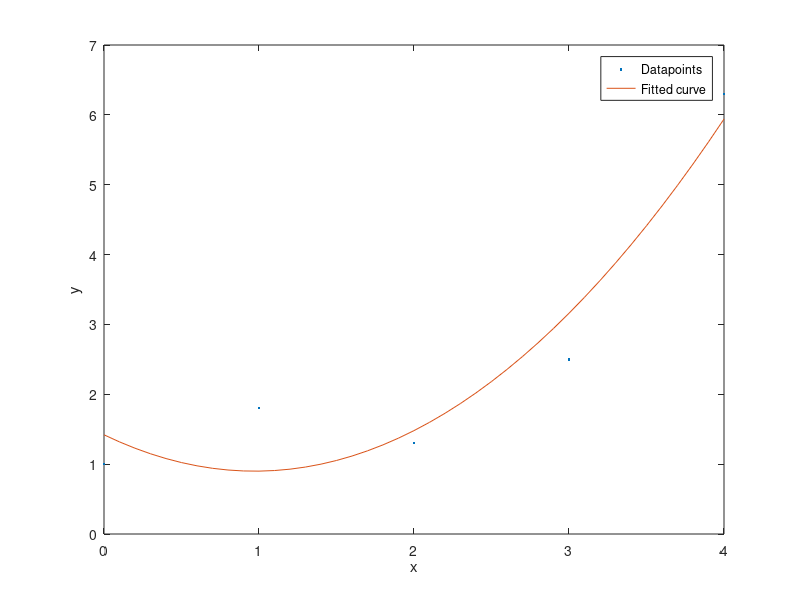

Here is the MATLAB script that generated this plot:
x = [0 1 2 3 4];
y = [1 1.8 1.3 2.5 6.3];
p = polyfit(x,y,2); 
X1 = 0:.1:4;
Y1 = polyval(p,X1);
plot(x,y,'.',X1,Y1)
xlabel('x');
ylabel('y');
legend('Datapoints','Fitted curve');
